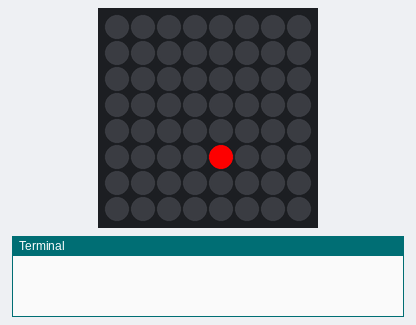
Recording of a program running on a simulated Raspberry Pi (BCM pin numbers) with a Sense HAT. On the bench: the Sense HAT's 8×8 RGB LED matrix, the last lines printed to the terminal. The clock reads 2024-03-15 10:24:30 at power-on unless the program sets it. At 24.1 s the program stops and its outputs stay as they are.

Above: at 0.1 s.
At 3.1 s:
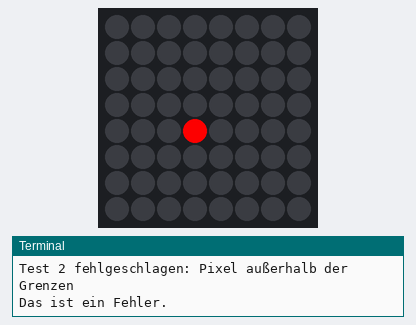
At 8.1 s:
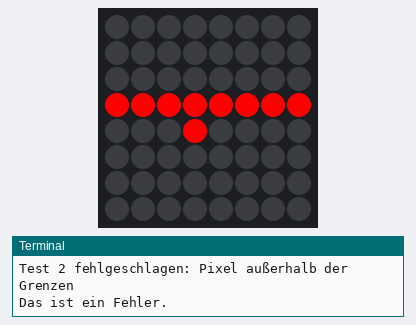
At 13.1 s:
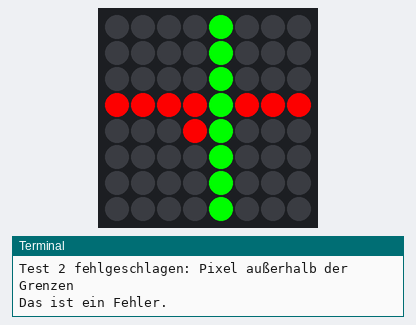
At 18.1 s:
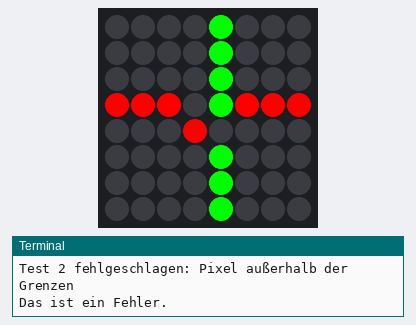

Measured:
- what the display in image 1 shows lasts 5.0 s, from 3.0 s to 8.0 s
- what the display in image 4 shows lasts 6.1 s, from 18.0 s to 24.1 s

The program:

Emanuel_Class_MySenseHat.py
```python
#!/usr/bin/python3

# ------------------------------------------------------------------
# Name: Class_MySenseHat.py
#
#
# Description: SUB-CLASS OF SENSE (HAT) / Teilprüfung 2
#
#
# Autor: Emanuel Wettstein
#
# History:
# 11.12.2023, 18:00 - Erstelle File, Import SenseHat
# 11.12.2023, 18:20 - Neue Klasse namens MySenseHat, die von der SenseHat-Klasse abgeleitet ist.
# 11.12.2023, 18:25 - Integration roter Punkt
# 11.12.2023, 18:40 - Integration grüner Punkt  mit Try and Error.
# 11.12.2023, 19:00 - Überarbeitung der set_pixel Methode mit Grenzüberprüfung und Konvertierungsfunktionen.
# 11.12.2023, 19:30 - Anzeigen einer Meldung auf dem Sense HAT-Display.
# 11.12.2023, 19:40 - Integration Test.
# 11.12.2023, 19:55 - Integration Berrechnung Draw aus CHATGPT. Probleme...Division/0
# 11.12.2023  20:00 - Defineren einiger Tests für Draw auf Senshat Display
# 11.12.2023  20:10 - Test und Codcleaning
#
# ------------------------------------------------------------------
import time
from sense_hat import SenseHat

class MySenseHat(SenseHat):
    def __init__(self):
        super().__init__()

    def set_pixel(self, x, y, r, g, b):
        # Überprüft ob x und y Dezimalzahlen oder Strings sind, ansonsten wird as konvertiert
        # print(f'calling set_pixel(self, {x}, {y}, {r}, {g}, {b})')
        try:
            x = round(float(x))
            y = round(float(y))
            r = round(float(r))
            g = round(float(g))
            b = round(float(b))
        except ValueError:
            error_message = "Fehler x- und y-Werte müssen als Dezimalzahlen oder als Strings übergeben werden."
            print(error_message)
            ## self.show_message(error_message)
            return

        # Überprüft ob x und y innerhalb der Grenze
        if not (0 <= x < 8 and 0 <= y < 8):
            error_message = "Fehler: Die x- und y-Werte müssen im Range von 0 bis 7 liegen."
            print(error_message)
            ## self.show_message(error_message)
            return

        # Setze das Pixel, wenn die Überprüfungen erfolgreich waren
        # print(f'calling super().set_pixel(self, {x}, {y}, {r}, {g}, {b})')
        super().set_pixel(x, y, r, g, b)

    def display_error_message(self, message):
        # Zeigt eine Nachricht auf dem Senshat-Display
        print(message)

    def draw_line(self, x1, y1, x2, y2, r, g, b):
        # Überprüft die Start- und Endpunkte innerhalb der Grenzen liegen
        ##if not (0 <= x1 < 8 and 0 <= y1 < 8 and 0 <= x2 < 8 and 0 <= y2 < 8):
        ##    raise ValueError("Die Start- und Endpunkte müssen im Bereich von 0 bis 7 liegen.")

        # RGB-Werte gültig sind und wandeln Sie sie in ganze Zahlen um
        r = round(r)
        g = round(g)
        b = round(b)

        # Berechnet die Steigung der Linie (a) und den y (b)
        if x1 == x2:
            # Vertikale Linie
            for y in range(min(y1, y2), max(y1, y2) + 1):
                # print('FEHLER (1): super().set_pixel(x1, y, r, g, b)')
                self.set_pixel(x1, y, r, g, b)
        else:
            a = (y2 - y1) / (x2 - x1)
            b = y1 - a * x1

            # Zeichnen Sie die Linie
            for x in range(min(x1, x2), max(x1, x2) + 1):
                y = a * x + b
                # print('FEHLER (2): super().set_pixel(x, y, r, g, b)')
                self.set_pixel(x, y, r, g, b)

if __name__ == "__main__":
    def test_my_sense_hat():
        my_sense_hat = MySenseHat()

        # Test1: Setzt eines Pixels innerhalb der Grenzen
        my_sense_hat.set_pixel(3, 4, 255, 0, 0)
        pixel_color = my_sense_hat.get_pixel(3, 4)
        expected_color = [255, 0, 0]
        if pixel_color != expected_color:
            print("Test 1 fehlgeschlagen: Erwartet:", expected_color, "erhalten:", pixel_color)

        # Test2: Setzen eines Pixels außerhalb der Grenze
        try:
            my_sense_hat.set_pixel(8, 5, 0, 255, 0)
            print("Test 2 fehlgeschlagen: Pixel außerhalb der Grenzen")
        except ValueError as e:
            expected_error_message = "Fehler: Die x- und y-Werte müssen im Bereich von 0 bis 7 liegen."
            if str(e) != expected_error_message:
                print("Test 2 fehlgeschlagen: Erwartet:", expected_error_message, "erhalten:", str(e))

        # Test3: Anzeige einer Fehlermeldung
        my_sense_hat.display_error_message("Das ist ein Fehler.")
        time.sleep(5)

    my_sense_hat = MySenseHat()

    # Pixel auf rot stetzen
    my_sense_hat.set_pixel(4, 5, 255, 0, 0)

    # Warten bis weiter
    delay_seconds = 3
    start_time = time.time()

    while True:
        current_time = time.time()
        elapsed_time = current_time - start_time

        if elapsed_time >= delay_seconds:
            break  # Verlasse die Schleife nach Timeout

    try:
        # Versucht das Pixel (8, 5) auf Grün zu setzen (-> Fehler)
        my_sense_hat.set_pixel(8, 5, 0, 255, 0)
    except ValueError as e:
        error_message = str(e)  # Erfasse die Fehlermeldung als String
        print("Fehler beim Setzen des Pixels:", error_message)

        # Zeige die Fehlermeldung auf dem Sense HAT-Display an
        my_sense_hat.display_error_message("Fehler: " + error_message)


    # Löscht das Display
    my_sense_hat.clear()

  # Führe die Tests aus
    test_my_sense_hat()

    # Zeichnet eine horizontale Linie von (0, 3) nach (7, 3) in Rot
    my_sense_hat.draw_line(0, 3, 7, 3, 255, 0, 0)
    time.sleep(5)

    # Zeichnet eine vertikale Linie von (4, 0) nach (4, 7) in Grün
    my_sense_hat.draw_line(4, 0, 4, 7, 0, 255, 0)
    time.sleep(5)

    # Zeichnet eine Linie von (1, 1) nach (6, 6) in Blau
    my_sense_hat.draw_line(1, 1, 6, 6, 0, 0, 255)
    time.sleep(6)

    # Löscht das Display am Schluss
    my_sense_hat.clear()
```
